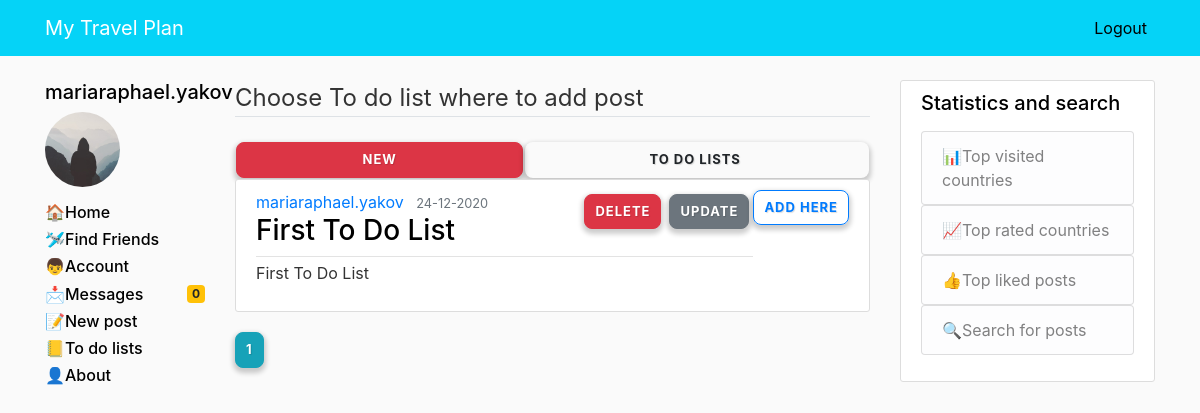
/todolists/1/1 (signed in), run on the app's committed database.
### mytravelplan/models.py (models this page shows, shortened)
class User(db.Model, UserMixin):
    id = db.Column(db.Integer, primary_key=True)
    username = db.Column(db.String(20), unique=True, nullable=False)
    email = db.Column(db.String(120), unique=True, nullable=False)
    image_file = db.Column(db.String(20), nullable=False, default='default.jpg')
    password = db.Column(db.String(60), nullable=False)
    first_name = db.Column(db.String(20), nullable=False)
    last_name = db.Column(db.String(20), nullable=False)
    date_of_birth = db.Column(db.DateTime, nullable=True)
    messageReceived = db.relationship('Message', backref='receiverUser', lazy=True)
    comments = db.relationship('Comment', backref='author', lazy=True)
    admin_permissions = db.Column(db.Integer, default=0)
    posts = db.relationship('Post', backref='author', lazy=True)
    to_do_list = db.relationship('Todolist', backref='author', lazy=True)
    amount_of_posts = db.Column(db.Integer, default=0)
    level_of_user = db.Column(db.String(100), default='New')
    verified = db.Column(db.Boolean, default=False)

class Todolist(db.Model):
    id = db.Column(db.Integer, primary_key=True)
    title = db.Column(db.String(100), unique=True, nullable=False)
    date_posted = db.Column(db.DateTime, nullable=False, default=datetime.utcnow)
    content = db.Column(db.Text, nullable=False)
    user_id = db.Column(db.Integer, db.ForeignKey('user.id'),
                        nullable=False)  # Foreign Key to make a relationship with the user by 'user_id' field
    imgs = db.relationship('ImageToDoList', backref='belong', lazy=True)
    post_in_to_do_list = db.relationship('Postintodolist', backref='belong', lazy=True)

### mytravelplan/todolists/routes.py (the view)
@todolists.route('/todolists/<int:post_id>/<int:to_do_list_id>', methods=['GET', 'POST'])
@login_required
def to_do_lists(post_id, to_do_list_id):
    msg_counters = messages_counters()
    add_to_do_list_form = AddToDoListForm()
    to_do_list_id = add_to_do_list_form.id.data
    to_do_lists_and_their_posts = []
    page = request.args.get('page', 1, type=int)
    to_do_lists = Todolist.query.filter_by(user_id=current_user.id).order_by(Todolist.date_posted.desc()).paginate(page=page, per_page=5)
    if add_to_do_list_form.validate_on_submit():
        if post_id != 0 and to_do_list_id != 0:
            to_do_list = Todolist.query.filter_by(id=to_do_list_id).first()
            post_in_to_do_list = Postintodolist(to_do_list_id=to_do_list_id, post_id=post_id,
                                                name_of_to_do_list=to_do_list.title)
            db.session.add(post_in_to_do_list)
            db.session.commit()
            return redirect(url_for('posts.post', post_id=post_id))
    elif post_id != 0:
        return render_template('to_do_lists.html', to_do_lists=to_do_lists,
                               legend='Choose To do list where to add post', post_id=post_id,
                               add_to_do_list_form=add_to_do_list_form, to_do_lists_and_their_posts=to_do_lists_and_their_posts,msg_counters=msg_counters)
    return render_template('to_do_lists.html', legend='Your to do lists', to_do_lists=to_do_lists,
                           add_to_do_list_form=add_to_do_list_form, post_id=post_id,msg_counters =msg_counters)

### mytravelplan/todolists/forms.py
class AddToDoListForm(FlaskForm):
    id = IntegerField('id')
    addToToDoList = StringField('Title')
    add = SubmitField('Add Here')

### mytravelplan/messages/routes.py (called while the page is built)
@login_required
def messages_counters():
    msg_counters = []
    inboxMessagesCounter = Message.query.filter_by(receiver=current_user.username, deletedByReceiver=False).count()
    msg_counters.append(inboxMessagesCounter)
    unreadMessagesCounter = Message.query.filter_by(receiver=current_user.username, readed=False,
                                                    deletedByReceiver=False).count()
    msg_counters.append(unreadMessagesCounter)
    sentMessagesCounter = Message.query.filter_by(owner=current_user.username, deletedByOwner=False).count()
    msg_counters.append(sentMessagesCounter)
    return msg_counters

### mytravelplan/models.py (called while the page is built)
@login_manager.user_loader
def load_user(user_id):
    return User.query.get(int(user_id))

### mytravelplan/templates/to_do_lists.html (shortened to what this page needs)
{% extends "base.html" %}
    {% block content %}
<legend class="border-bottom mb-4">{{ legend }}</legend>
     <table style="width:100%">
  <tr>
    <td width="100">
        <a href="{{ url_for('todolists.new_to_do_list') }}" class="btn btn-danger btn-md btn-block" role="button">New</a></td>
    <td width="100">
         <a  href="{{ url_for('todolists.to_do_lists', post_id=0, to_do_list_id=0) }}"class="btn btn-md btn-block" >To do lists&nbsp; </a>
    </td>
</table>
        {% for to_do_list in to_do_lists.items %}
            <article class="media content-section">
      <div class="media-body">
        <div class="article-metadata">
          <a class="mr-2" href="{{url_for('users.user_account_show', username=to_do_list.author.username)}}">{{ to_do_list.author.username }}</a>
            <small class="text-muted">{{ to_do_list.date_posted.strftime('%d-%m-%Y') }}</small>
            {% if to_do_list.author == current_user or current_user.admin_permissions == 1 %}
                <a class="btn btn-secondary btn-sm m-1 mb-1 pull-right" href="{{ url_for('todolists.update_to_do_list', todolist_id=to_do_list.id ) }}">Update</a>
                <button type="button" class="btn btn-danger btn-sm m-1 pull-right" data-toggle="modal" data-target="#deleteModal">Delete</button>
            {% endif %}
            <h3 class="text-info"><a class="article-title" href="{{ url_for('todolists.to_do_list', todolist_id=to_do_list.id) }}">{{ to_do_list.title }}</a></h3>
        </div>
        <p class="article-content">{{ to_do_list.content }}</p>
      </div>
            {% if post_id != 0 %}
                <form method="POST" action="" enctype="multipart/form-data">
                        <div class="form-group">
                            {{ add_to_do_list_form.add(class="btn btn-outline-primary btn-md") }}
                        </div>
               </form>
                {% endif %}
    </article>
{% endfor %}
     {% for page_num in to_do_lists.iter_pages(left_edge=1, right_edge=1, left_current=1, right_current=2) %}
        {% if page_num %}
            {% if to_do_lists.page == page_num %}
                <a class="btn btn-info mb-4" href="{{ url_for('main.home', page=page_num) }}">{{ page_num }}</a>
            {% else %}
                <a class="btn btn-outline-info mb-4" href="{{ url_for('main.home', page=page_num) }}">{{ page_num }}</a>
            {% endif %}
        {% endif %}
        {% endfor %}
    {% endblock %}

### mytravelplan/templates/base.html (shortened to what this page needs)
<!DOCTYPE html>
<html lang="en">
<head>
    <link rel="stylesheet" href="https://stackpath.bootstrapcdn.com/bootstrap/4.3.1/css/bootstrap.min.css">
    <link href="https://maxcdn.bootstrapcdn.com/font-awesome/4.7.0/css/font-awesome.min.css" rel="stylesheet">
    <link rel="stylesheet" href="https://maxcdn.bootstrapcdn.com/bootstrap/4.1.3/css/bootstrap.min.css" />
<link rel="stylesheet" href="http://bootstraptema.ru/plugins/2015/kw-count/kwcount.css" />
    <link rel="stylesheet" type="text/css" href="{{ url_for('static', filename='main.css') }}">
</head>
<body>
    <header class="site-header">
      <nav class="navbar navbar-expand-md navbar-dark bg-steel fixed-top">
        <div class="container">
          <a class="navbar-brand mr-4" href="/">My Travel Plan</a>
          <div class="collapse navbar-collapse" id="navbarToggle">
            <div class="navbar-nav">
                {% if current_user.is_authenticated %}
                <a class="nav-item nav-link" href="{{ url_for('users.logout') }}">Logout</a>
                {% else %}
              <a class="nav-item nav-link" href="{{ url_for('users.login') }}">Login</a>
              <a class="nav-item nav-link" href="{{ url_for('users.register') }}">Register</a>
                {% endif %}
            </div>
          </div>
        </div>
      </nav>
    </header>
        <main role="main" class="container">
      <div class="row">
            <div class="col-md-2">
                 {% if current_user.is_authenticated %}
                 <h5>{{ current_user.username }}</h5>
                    <div class="media">
                        <img class="rounded-circle account-img" style="width: 75px;height: 75px;" src="{{ url_for('static', filename='profile_pics/' + current_user.image_file)}}">
                    </div>
                {% endif %}
                <h6><a  href="{{ url_for('main.home') }}" style="color:#000000">&#127968;Home</a></h6>
                <h6><a  href="{{ url_for('main.find_friends') }}" style="color:#000000">&#128745;Find Friends</a></h6>
                {% if current_user.is_authenticated %}
                <h6><a  href="{{ url_for('users.account', username=current_user.username) }}" style="color:#000000">&#128102;Account</a></h6>
                <h6><a  href="{{ url_for('messages.inbox') }}" style="color:#000000">&#128233;<span class="badge badge-warning pull-right">{{ msg_counters[1] }}</span>Messages</a></h6>
                <h6><a  href="{{ url_for('posts.new_post', username=current_user.username) }}" style="color:#000000">&#128221;New post</a></h6>
                <h6><a  href="{{ url_for('todolists.to_do_lists', post_id=0, to_do_list_id=0) }}" style="color:#000000">&#128210;To do lists</a></h6>
                {% endif %}
                <h6><a  href="{{ url_for('main.about') }}" style="color:#000000">&#128100;About</a></h6>
        </div>
        <div class="col-md-7">
          {% block content %}{% endblock %}
        </div>
        <div class="col-md-3">
          <div class="content-section">
              <h5>Statistics and search</h5>
            <p class='text-muted'>
              <ul class="list-group">
              <a href="{{ url_for('main.most_visited_countries') }}"><li class="list-group-item list-group-item-light">&#128202;Top visited countries</li></a>
              <a href="{{ url_for('main.most_rated_countries') }}"><li class="list-group-item list-group-item-light">&#128200;Top rated countries</li></a>
              <a href="{{ url_for('main.most_liked_posts') }}"><li class="list-group-item list-group-item-light">&#128077;Top liked posts</li></a>
              <a href="{{ url_for('main.search') }}"><li  class="list-group-item list-group-item-light">&#128269;Search for posts</li></a>
              </ul>
            </p>
          </div>
        </div>
      </div>
    </main>
</body>
</html>

### mytravelplan/static/main.css (style rules this page uses)
body { background: #fafafa; color: #333333; margin-top: 5rem; }
h1, h2, h3, h4, h5, h6 { color: black; }
.bg-steel { background-color:#05d3f7; }
.site-header .navbar-nav .nav-link { color: black; }
.content-section { background: #ffffff; padding: 10px 20px; border: 1px solid #dddddd; border-radius: 3px; margin-bottom: 20px; }
.article-title { color: black; }
.article-content { white-space: pre-line; }
.article-metadata { padding-bottom: 1px; margin-bottom: 4px; border-bottom: 1px solid #e3e3e3 }
.account-img { height: 125px; width: 125px; margin-right: 20px; margin-bottom: 16px; }
.btn { border-radius: 8px; font-size: 13px; font-weight: bold; letter-spacing: 1px; padding: 7px 10px; text-shadow: 1px 1px 1px rgba(0, 0, 0, 0.14); text-transform: uppercase; box-shadow: 0 3px 5px 2px rgba(0, 0, 0, 0.2); }

### data on the page
User: username "mariaraphael.yakov", image_file (placeholder picture)
Todolist: author.username "mariaraphael.yakov", date_posted "24-12-2020", title "First To Do List", content "First To Do List"

### other printed values
{{ msg_counters[1] }} "0"
{{ legend }} "Choose To do list where to add post"
{{ page_num }} "1"
